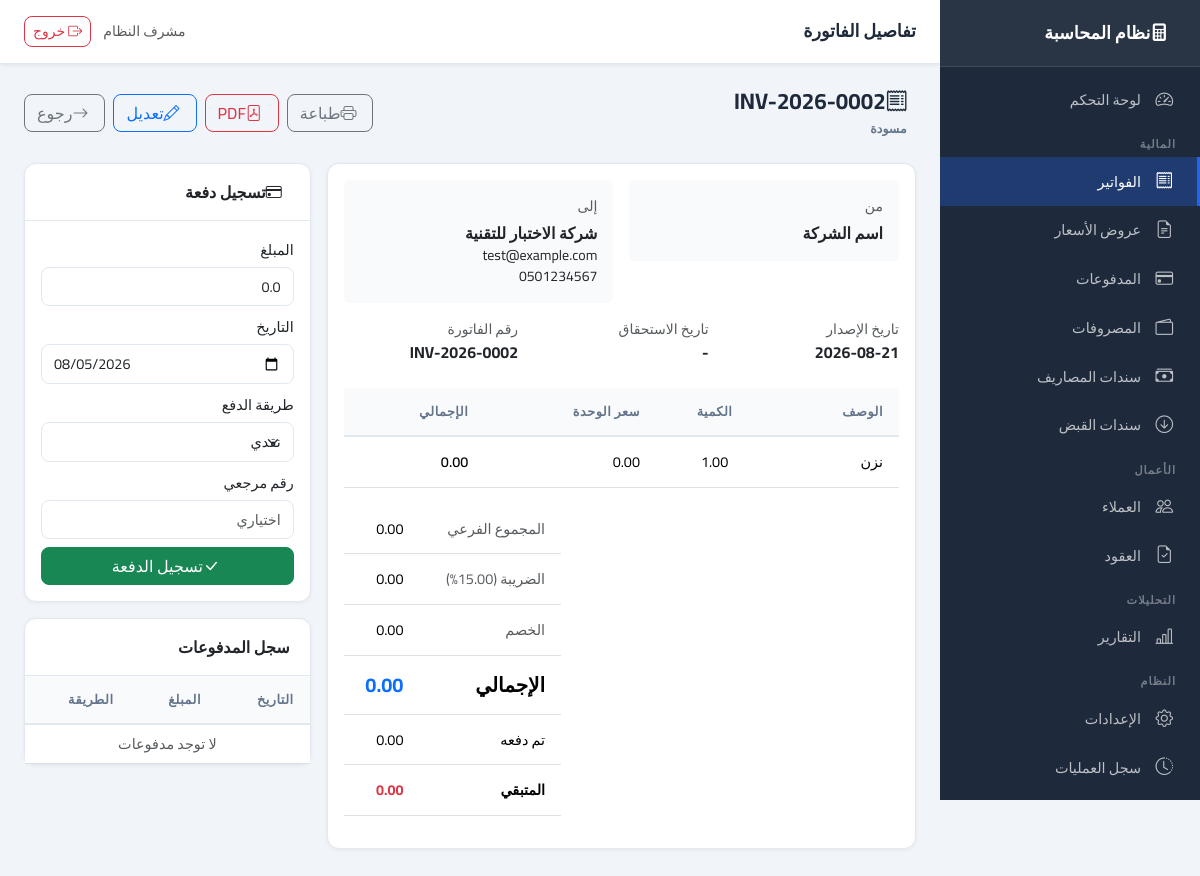
Page /invoices/2 (signed in) on the committed database.
### app/models/invoice.py (models this page shows, shortened)
class Invoice(Base):
    __tablename__ = "invoices"
    id: Mapped[int] = mapped_column(primary_key=True, index=True)
    invoice_number: Mapped[str] = mapped_column(String(50), unique=True, index=True, nullable=False)
    client_id: Mapped[int] = mapped_column(Integer, ForeignKey("clients.id"), nullable=False)
    contract_id: Mapped[int | None] = mapped_column(Integer, ForeignKey("contracts.id"), nullable=True)
    quotation_id: Mapped[int | None] = mapped_column(Integer, ForeignKey("quotations.id"), nullable=True)
    issue_date: Mapped[date] = mapped_column(Date, nullable=False)
    due_date: Mapped[date | None] = mapped_column(Date, nullable=True)
    subtotal: Mapped[Decimal] = mapped_column(Numeric(15, 2), default=0, nullable=False)
    tax_rate: Mapped[Decimal] = mapped_column(Numeric(5, 2), default=0, nullable=False)
    tax_amount: Mapped[Decimal] = mapped_column(Numeric(15, 2), default=0, nullable=False)
    discount: Mapped[Decimal] = mapped_column(Numeric(15, 2), default=0, nullable=False)
    total: Mapped[Decimal] = mapped_column(Numeric(15, 2), default=0, nullable=False)
    paid_amount: Mapped[Decimal] = mapped_column(Numeric(15, 2), default=0, nullable=False)
    status: Mapped[InvoiceStatus] = mapped_column(SAEnum(InvoiceStatus), default=InvoiceStatus.DRAFT, nullable=False)
    notes: Mapped[str | None] = mapped_column(Text, nullable=True)
    created_at: Mapped[datetime] = mapped_column(DateTime, default=datetime.utcnow, nullable=False)
    created_by: Mapped[int | None] = mapped_column(Integer, ForeignKey("users.id"), nullable=True)
    client = relationship("Client", back_populates="invoices")
    contract = relationship("Contract", back_populates="invoices")
    quotation = relationship("Quotation", foreign_keys=[quotation_id], lazy="joined")
    items = relationship("InvoiceItem", back_populates="invoice", cascade="all, delete-orphan", order_by="InvoiceItem.sort_order")
    payments = relationship("Payment", back_populates="invoice", lazy="dynamic")

class InvoiceItem(Base):
    __tablename__ = "invoice_items"
    id: Mapped[int] = mapped_column(primary_key=True, index=True)
    invoice_id: Mapped[int] = mapped_column(Integer, ForeignKey("invoices.id"), nullable=False)
    description: Mapped[str] = mapped_column(Text, nullable=False)
    quantity: Mapped[Decimal] = mapped_column(Numeric(10, 2), default=1, nullable=False)
    unit_price: Mapped[Decimal] = mapped_column(Numeric(15, 2), default=0, nullable=False)
    total: Mapped[Decimal] = mapped_column(Numeric(15, 2), default=0, nullable=False)
    sort_order: Mapped[int] = mapped_column(Integer, default=0, nullable=False)
    invoice = relationship("Invoice", back_populates="items")

### app/models/settings.py (models this page shows, shortened)
class AppSetting(Base):
    __tablename__ = "app_settings"
    id: Mapped[int] = mapped_column(primary_key=True, index=True)
    key: Mapped[str] = mapped_column(String(100), unique=True, index=True, nullable=False)
    value: Mapped[str | None] = mapped_column(Text, nullable=True)
    description: Mapped[str | None] = mapped_column(String(255), nullable=True)

### app/models/client.py (models this page shows, shortened)
class Client(Base):
    __tablename__ = "clients"
    id: Mapped[int] = mapped_column(primary_key=True, index=True)
    name: Mapped[str] = mapped_column(String(150), nullable=False, index=True)
    type: Mapped[ClientType] = mapped_column(SAEnum(ClientType), default=ClientType.COMPANY, nullable=False)
    email: Mapped[str | None] = mapped_column(String(100), nullable=True)
    phone: Mapped[str | None] = mapped_column(String(20), nullable=True)
    address: Mapped[str | None] = mapped_column(Text, nullable=True)
    tax_number: Mapped[str | None] = mapped_column(String(50), nullable=True)
    notes: Mapped[str | None] = mapped_column(Text, nullable=True)
    is_active: Mapped[bool] = mapped_column(Boolean, default=True, nullable=False)
    created_at: Mapped[datetime] = mapped_column(DateTime, default=datetime.utcnow, nullable=False)
    created_by: Mapped[int | None] = mapped_column(Integer, ForeignKey("users.id"), nullable=True)
    contracts = relationship("Contract", back_populates="client", lazy="dynamic")
    quotations = relationship("Quotation", back_populates="client", lazy="dynamic")
    invoices = relationship("Invoice", back_populates="client", lazy="dynamic")
    payments = relationship("Payment", back_populates="client", lazy="dynamic")

### app/routers/invoices.py (the view)
@router.get("/{invoice_id}", response_class=HTMLResponse)
async def view_invoice(request: Request, invoice_id: int, db: Session = Depends(get_db)):
    if not request.session.get("user_id"):
        return RedirectResponse(url="/auth/login", status_code=302)
    invoice = InvoiceService(db).get_by_id(invoice_id)
    if not invoice:
        raise HTTPException(status_code=404, detail="الفاتورة غير موجودة")
    settings = SettingsService(db).get_all()
    return templates.TemplateResponse("invoices/detail.html", {
        "request": request, "invoice": invoice, "settings": settings
    })

### app/core/logging_config.py (called while the page is built)
    def filter(self, record: logging.LogRecord) -> bool:
        record.request_id = _request_id_var.get()
        return True

    def format(self, record: logging.LogRecord) -> str:
        if isinstance(record.args, dict):
            record.args = {
                k: ("***" if any(s in k.lower() for s in self.SENSITIVE) else v)
                for k, v in record.args.items()
            }
        return super().format(record)

### app/templates/invoices/detail.html (shortened to what this page needs)
{% extends "base.html" %}
{% block page_title %}تفاصيل الفاتورة{% endblock %}
{% block content %}
<div class="page-header">
    <div>
        <h1><i class="bi bi-receipt me-2"></i>{{ invoice.invoice_number }}</h1>
        <span class="badge-status badge-{{ invoice.status.value }}">
            {{ {'draft':'مسودة','sent':'مرسلة','partial':'جزئي','paid':'مدفوعة','overdue':'متأخرة','cancelled':'ملغاة'}[invoice.status.value] }}
        </span>
    </div>
    <div class="d-flex gap-2">
        <a href="/invoices/{{ invoice.id }}/print" target="_blank" class="btn btn-outline-secondary">
            <i class="bi bi-printer me-1"></i>طباعة
        </a>
        <a href="/invoices/{{ invoice.id }}/pdf" target="_blank" class="btn btn-outline-danger">
            <i class="bi bi-file-pdf me-1"></i>PDF
        </a>
        {% if invoice.status.value not in ['paid', 'cancelled'] %}
        <a href="/invoices/{{ invoice.id }}/edit" class="btn btn-outline-primary">
            <i class="bi bi-pencil me-1"></i>تعديل
        </a>
        {% endif %}
        <a href="/invoices" class="btn btn-outline-secondary"><i class="bi bi-arrow-right me-1"></i>رجوع</a>
    </div>
</div>
<div class="row g-3">
    <div class="col-lg-8">
        <div class="card mb-3">
            <div class="card-body">
                <div class="row g-3 mb-4">
                    <div class="col-md-6">
                        <div class="p-3 rounded" style="background:#f8fafc">
                            <div class="small text-muted mb-1">من</div>
                            <strong>{{ settings.get('company_name', 'اسم الشركة') }}</strong>
                        </div>
                    </div>
                    <div class="col-md-6">
                        <div class="p-3 rounded" style="background:#f8fafc">
                            <div class="small text-muted mb-1">إلى</div>
                            <strong>{{ invoice.client.name if invoice.client else '-' }}</strong>
                            {% if invoice.client and invoice.client.email %}<div class="small">{{ invoice.client.email }}</div>{% endif %}
                            {% if invoice.client and invoice.client.phone %}<div class="small">{{ invoice.client.phone }}</div>{% endif %}
                        </div>
                    </div>
                    <div class="col-md-4">
                        <span class="small text-muted d-block">تاريخ الإصدار</span>
                        <strong>{{ invoice.issue_date }}</strong>
                    </div>
                    <div class="col-md-4">
                        <span class="small text-muted d-block">تاريخ الاستحقاق</span>
                        <strong>{{ invoice.due_date or '-' }}</strong>
                    </div>
                    <div class="col-md-4">
                        <span class="small text-muted d-block">رقم الفاتورة</span>
                        <strong>{{ invoice.invoice_number }}</strong>
                    </div>
                </div>
                <table class="table">
                    <thead class="table-light"><tr>
                        <th>الوصف</th><th class="text-center">الكمية</th>
                        <th class="text-end">سعر الوحدة</th><th class="text-end">الإجمالي</th>
                    </tr></thead>
                    <tbody>
                    {% for item in invoice.items %}
                    <tr>
                        <td>{{ item.description }}</td>
                        <td class="text-center">{{ item.quantity }}</td>
                        <td class="text-end">{{ "{:,.2f}".format(item.unit_price) }}</td>
                        <td class="text-end fw-semibold">{{ "{:,.2f}".format(item.total) }}</td>
                    </tr>
                    {% endfor %}
                    </tbody>
                </table>
                <div class="row justify-content-end">
                    <div class="col-md-5">
                        <table class="table table-sm">
                            <tr><td class="text-muted">المجموع الفرعي</td><td class="text-end">{{ "{:,.2f}".format(invoice.subtotal) }}</td></tr>
                            <tr><td class="text-muted">الضريبة ({{ invoice.tax_rate }}%)</td><td class="text-end">{{ "{:,.2f}".format(invoice.tax_amount) }}</td></tr>
                            <tr><td class="text-muted">الخصم</td><td class="text-end">{{ "{:,.2f}".format(invoice.discount) }}</td></tr>
                            <tr class="fw-bold fs-5"><td>الإجمالي</td><td class="text-end text-primary">{{ "{:,.2f}".format(invoice.total) }}</td></tr>
                            <tr class="text-success"><td>تم دفعه</td><td class="text-end">{{ "{:,.2f}".format(invoice.paid_amount) }}</td></tr>
                            <tr class="fw-bold"><td>المتبقي</td><td class="text-end text-danger">{{ "{:,.2f}".format(invoice.total - invoice.paid_amount) }}</td></tr>
                        </table>
                    </div>
                </div>
            </div>
        </div>
    </div>
    <div class="col-lg-4">
        {% if invoice.status.value not in ['paid', 'cancelled'] %}
        <div class="card mb-3">
            <div class="card-header"><i class="bi bi-credit-card me-2"></i>تسجيل دفعة</div>
            <div class="card-body">
                <form method="post" action="/invoices/{{ invoice.id }}/payment">
                    <div class="mb-2">
                        <label class="form-label">المبلغ</label>
                        <input type="number" name="amount" class="form-control" step="0.01"
                            max="{{ (invoice.total - invoice.paid_amount)|float }}"
                            value="{{ (invoice.total - invoice.paid_amount)|float }}" required>
                    </div>
                    <div class="mb-2">
                        <label class="form-label">التاريخ</label>
                        <input type="date" name="payment_date" class="form-control" required>
                    </div>
                    <div class="mb-2">
                        <label class="form-label">طريقة الدفع</label>
                        <select name="method" class="form-select">
                            <option value="cash">نقدي</option>
                        </select>
                    </div>
                    <div class="mb-2">
                        <label class="form-label">رقم مرجعي</label>
                        <input type="text" name="reference" class="form-control" placeholder="اختياري">
                    </div>
                    <button type="submit" class="btn btn-success w-100">
                        <i class="bi bi-check-lg me-1"></i>تسجيل الدفعة
                    </button>
                </form>
            </div>
        </div>
        {% endif %}
        <div class="card">
            <div class="card-header">سجل المدفوعات</div>
            <div class="card-body p-0">
                <table class="table table-sm mb-0">
                    <thead><tr><th>التاريخ</th><th>المبلغ</th><th>الطريقة</th></tr></thead>
                    <tbody>
                    {% for pay in invoice.payments %}
                    <tr>
                        <td>{{ pay.payment_date }}</td>
                        <td class="text-success fw-semibold">{{ "{:,.2f}".format(pay.amount) }}</td>
                        <td>{{ {'cash':'نقدي','bank_transfer':'تحويل','check':'شيك','card':'بطاقة'}[pay.method.value] }}</td>
                    </tr>
                    {% else %}
                    <tr><td colspan="3" class="text-center text-muted py-2">لا توجد مدفوعات</td></tr>
                    {% endfor %}
                    </tbody>
                </table>
            </div>
        </div>
    </div>
</div>
{% endblock %}

### app/static/css/main.css (style rules this page uses)
:root { --primary: #2563eb; --primary-dark: #1d4ed8; --secondary: #64748b; --success: #16a34a; --danger: #dc2626; --warning: #d97706; --sidebar-bg: #1e293b; --sidebar-width: 260px; --topbar-height: 64px; --bg: #f1f5f9; --card-bg: #ffffff; --border: #e2e8f0; --text: #1e293b; --text-muted: #64748b; }
* { box-sizing: border-box; }
body { font-family: 'Cairo', sans-serif; background: var(--bg); color: var(--text); margin: 0; direction: rtl; }
.card { background: var(--card-bg); border: 1px solid var(--border); border-radius: 12px; box-shadow: 0 1px 4px rgba(0,0,0,0.06); }
.card-header { background: transparent; border-bottom: 1px solid var(--border); padding: 1rem 1.25rem; font-weight: 600; }
.table { font-size: 0.9rem; }
.table thead th { background: #f8fafc; font-weight: 600; font-size: 0.8rem; text-transform: uppercase; letter-spacing: 0.5px; color: var(--text-muted); border-bottom: 2px solid var(--border); padding: 0.875rem 1rem; white-space: nowrap; }
.table tbody td { padding: 0.875rem 1rem; vertical-align: middle; }
.badge-status { padding: 0.35em 0.75em; border-radius: 20px; font-size: 0.78rem; font-weight: 600; white-space: nowrap; }
.badge-draft { background: #f1f5f9; color: #64748b; }
.form-label { font-weight: 500; font-size: 0.9rem; margin-bottom: 0.4rem; }
.form-control, .form-select { border-radius: 8px; border: 1.5px solid var(--border); font-family: 'Cairo', sans-serif; font-size: 0.9rem; padding: 0.5rem 0.75rem; }
.btn { font-family: 'Cairo', sans-serif; border-radius: 8px; font-weight: 500; }
.page-header { display: flex; align-items: center; justify-content: space-between; margin-bottom: 1.5rem; gap: 0.75rem; flex-wrap: wrap; }
.page-header h1 { font-size: 1.4rem; font-weight: 700; margin: 0; }

### rows in the picture
Invoice: invoice_number "INV-2026-0002", status "مسودة", issue_date "2026-08-21", due_date "-", subtotal "0.00", tax_rate "15.00", tax_amount "0.00", discount "0.00", total "0.00", paid_amount "0.00", invoice.total-invoice.paid_amount "0.00", amount "0.0"
AppSetting: get "اسم الشركة"
Client: client "شركة الاختبار للتقنية", client.email "test@example.com", client.phone "0501234567"
InvoiceItem: description "نزن", quantity "1.00", unit_price "0.00", total "0.00"

### other values in the picture
{{ request.session.get('full_name', '') }} "مشرف النظام"
